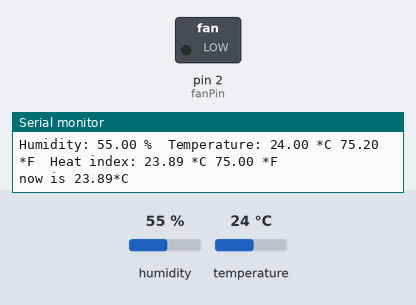
A sketch run on a simulated Arduino Uno, built with avr-gcc and run on an emulated ATmega328P. Shown: switched loads named in the sketch (green lamp = pin HIGH), the last lines printed to the serial monitor. Wiring (inferred from the names in the program): DHT11 sensor: data pin 6. The test bench sets the inputs (shaded band); at power-on: temperature 24 °C, humidity 55 %. Pins used as bus, display or sensor lines are not drawn.

Above: at 5.3 s.
5.4 s: temperature set to 29 °C
8.8 s: temperature set to 32 °C
At 10.4 s:
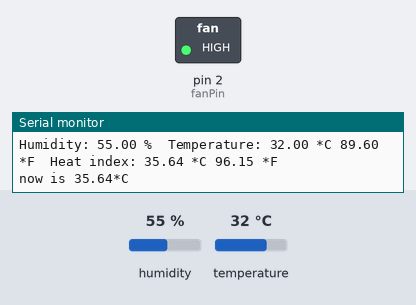
12.2 s: humidity set to 45 %
15.6 s: humidity set to 42 %
At 16.5 s:
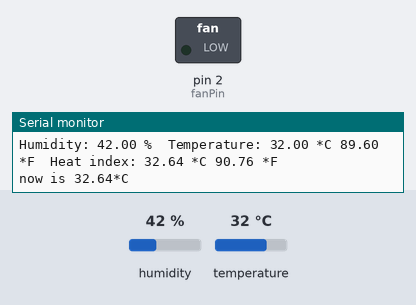
19.0 s: humidity set to 68 %
At 21.7 s:
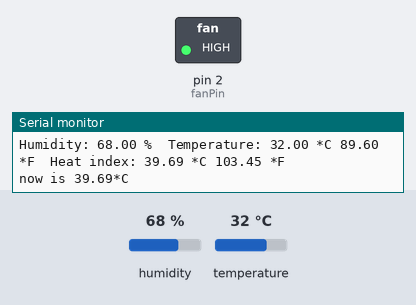
Timing chart, 0 to 23.2 s (numbered marks = the images above; inputs shaded):
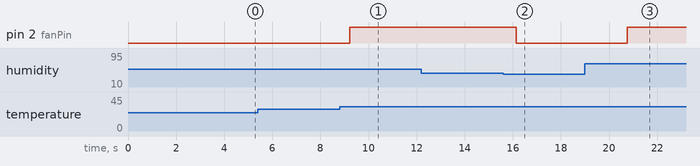

Measured:
- the behaviour switches between 30 and 31 °C on temperature (found by bisection; images 0 and 1)
- the behaviour switches between 44 and 43 % on humidity (found by bisection; images 1 and 2)
- after the input at 8.8 s, pin 2 (fanPin): LOW → HIGH after 0.43 s
- after the input at 15.6 s, pin 2 (fanPin): HIGH → LOW after 0.55 s
- after the input at 19.0 s, pin 2 (fanPin): LOW → HIGH after 1.8 s

The sketch:

sketch_jul16a.ino
```cpp
#include <DHT.h>


#define DHTTYPE DHT11
#define fanPin 2
#define tempSensorPower 7
#define tempSensorPin 6

DHT dht(tempSensorPin, DHTTYPE);

void setup() {

  Serial.begin(9600);
  Serial.println("start!");

  pinMode(fanPin, OUTPUT);
  pinMode(tempSensorPin, INPUT);
  pinMode(tempSensorPower, OUTPUT);
  digitalWrite(tempSensorPower, HIGH);


  dht.begin();
}


void loop() {
  delay(2000);

  float temp = getHeatIndexInC();
  printDHT11result();
  Serial.print("now is ");
  Serial.print(temp);
  Serial.println("*C");

  if(temp >33){
    onFan();
  }else{
    offFan();
  }

}


float getHeatIndexInC() {
  float h = dht.readHumidity();
  float t = dht.readTemperature();
  return dht.computeHeatIndex(t, h, false);
}


void onFan() {
  digitalWrite(fanPin, HIGH);
}


void offFan() {
  digitalWrite(fanPin, LOW);
}


void printDHT11result() {

  // Reading temperature or humidity takes about 250 milliseconds!
  // Sensor readings may also be up to 2 seconds 'old' (its a very slow sensor)
  float h = dht.readHumidity();
  // Read temperature as Celsius (the default)
  float t = dht.readTemperature();
  // Read temperature as Fahrenheit (isFahrenheit = true)
  float f = dht.readTemperature(true);

  // Check if any reads failed and exit early (to try again).
  if (isnan(h) || isnan(t) || isnan(f)) {
    Serial.println("Failed to read from DHT sensor!");
    return;
  }

  // Compute heat index in Fahrenheit (the default)
  float hif = dht.computeHeatIndex(f, h);
  // Compute heat index in Celsius (isFahreheit = false)
  float hic = dht.computeHeatIndex(t, h, false);

  Serial.print("Humidity: ");
  Serial.print(h);
  Serial.print(" %\t");
  Serial.print("Temperature: ");
  Serial.print(t);
  Serial.print(" *C ");
  Serial.print(f);
  Serial.print(" *F\t");
  Serial.print("Heat index: ");
  Serial.print(hic);
  Serial.print(" *C ");
  Serial.print(hif);
  Serial.println(" *F");
}
```
